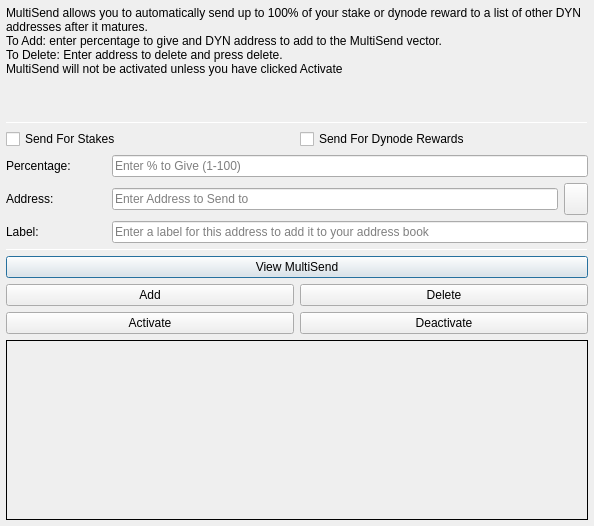
<?xml version="1.0" encoding="UTF-8"?>
<ui version="4.0">
 <class>MultiSendDialog</class>
 <widget class="QDialog" name="MultiSendDialog">
  <property name="windowModality">
   <enum>Qt::NonModal</enum>
  </property>
  <property name="geometry">
   <rect>
    <x>0</x>
    <y>0</y>
    <width>594</width>
    <height>526</height>
   </rect>
  </property>
  <property name="windowTitle">
   <string>MultiSend</string>
  </property>
  <layout class="QVBoxLayout" name="verticalLayout" stretch="0">
   <property name="leftMargin">
    <number>6</number>
   </property>
   <property name="topMargin">
    <number>6</number>
   </property>
   <property name="rightMargin">
    <number>6</number>
   </property>
   <property name="bottomMargin">
    <number>6</number>
   </property>
   <item>
    <layout class="QVBoxLayout" name="verticalLayout_Main" stretch="1,1,1,0,1,1,1">
     <item>
      <widget class="QLabel" name="label_2">
       <property name="lineWidth">
        <number>1</number>
       </property>
       <property name="text">
        <string>MultiSend allows you to automatically send up to 100% of your stake or dynode reward to a list of other DYN addresses after it matures.
To Add: enter percentage to give and DYN address to add to the MultiSend vector.
To Delete: Enter address to delete and press delete.
MultiSend will not be activated unless you have clicked Activate</string>
       </property>
       <property name="alignment">
        <set>Qt::AlignLeading|Qt::AlignLeft|Qt::AlignTop</set>
       </property>
       <property name="wordWrap">
        <bool>true</bool>
       </property>
      </widget>
     </item>
     <item>
      <widget class="Line" name="line">
       <property name="minimumSize">
        <size>
         <width>0</width>
         <height>1</height>
        </size>
       </property>
       <property name="maximumSize">
        <size>
         <width>16777215</width>
         <height>1</height>
        </size>
       </property>
       <property name="orientation">
        <enum>Qt::Horizontal</enum>
       </property>
      </widget>
     </item>
     <item>
      <layout class="QVBoxLayout" name="verticalLayout_Settings">
       <item>
        <layout class="QHBoxLayout" name="horizontalLayout">
         <item>
          <widget class="QCheckBox" name="multiSendStakeCheckBox">
           <property name="text">
            <string>Send For Stakes</string>
           </property>
          </widget>
         </item>
         <item>
          <widget class="QCheckBox" name="multiSendDynodeCheckBox">
           <property name="text">
            <string>Send For Dynode Rewards</string>
           </property>
          </widget>
         </item>
        </layout>
       </item>
       <item>
        <layout class="QHBoxLayout" name="horizontalLayout_6">
         <item>
          <widget class="QLabel" name="label">
           <property name="minimumSize">
            <size>
             <width>100</width>
             <height>0</height>
            </size>
           </property>
           <property name="toolTip">
            <string>Percentage of stake to send</string>
           </property>
           <property name="text">
            <string>Percentage:</string>
           </property>
          </widget>
         </item>
         <item>
          <widget class="QLineEdit" name="multiSendPercentEdit">
           <property name="toolTip">
            <string>Enter whole numbers 1 - 100</string>
           </property>
           <property name="placeholderText">
            <string>Enter % to Give (1-100)</string>
           </property>
          </widget>
         </item>
        </layout>
       </item>
       <item>
        <layout class="QHBoxLayout" name="horizontalLayout_7">
         <item>
          <widget class="QLabel" name="label_5">
           <property name="minimumSize">
            <size>
             <width>100</width>
             <height>0</height>
            </size>
           </property>
           <property name="toolTip">
            <string>Address to send portion of stake to</string>
           </property>
           <property name="text">
            <string>Address:</string>
           </property>
          </widget>
         </item>
         <item>
          <widget class="QLineEdit" name="multiSendAddressEdit">
           <property name="toolTip">
            <string/>
           </property>
           <property name="placeholderText">
            <string>Enter Address to Send to</string>
           </property>
          </widget>
         </item>
         <item>
          <widget class="QToolButton" name="addressBookButton">
           <property name="maximumSize">
            <size>
             <width>16777215</width>
             <height>32</height>
            </size>
           </property>
           <property name="toolTip">
            <string>Choose an address from the address book</string>
           </property>
           <property name="text">
            <string/>
           </property>
           <property name="icon">
            <iconset>
             <normaloff>:/icons/drk/address-book</normaloff>:/icons/drk/address-book</iconset>
           </property>
           <property name="shortcut">
            <string>Alt+A</string>
           </property>
          </widget>
         </item>
        </layout>
       </item>
      </layout>
     </item>
     <item>
      <layout class="QHBoxLayout" name="horizontalLayout_3">
       <item>
        <widget class="QLabel" name="label_3">
         <property name="minimumSize">
          <size>
           <width>100</width>
           <height>0</height>
          </size>
         </property>
         <property name="text">
          <string>Label:</string>
         </property>
        </widget>
       </item>
       <item>
        <widget class="QLineEdit" name="labelAddressLabelEdit">
         <property name="placeholderText">
          <string>Enter a label for this address to add it to your address book</string>
         </property>
        </widget>
       </item>
      </layout>
     </item>
     <item>
      <widget class="Line" name="line_2">
       <property name="minimumSize">
        <size>
         <width>0</width>
         <height>1</height>
        </size>
       </property>
       <property name="maximumSize">
        <size>
         <width>16777215</width>
         <height>1</height>
        </size>
       </property>
       <property name="orientation">
        <enum>Qt::Horizontal</enum>
       </property>
      </widget>
     </item>
     <item>
      <layout class="QVBoxLayout" name="verticalLayout_Buttons">
       <item>
        <layout class="QHBoxLayout" name="horizontalLayout_4">
         <item>
          <widget class="QPushButton" name="viewButton">
           <property name="toolTip">
            <string/>
           </property>
           <property name="statusTip">
            <string>View MultiSend Vector</string>
           </property>
           <property name="text">
            <string>View MultiSend</string>
           </property>
          </widget>
         </item>
        </layout>
       </item>
       <item>
        <layout class="QHBoxLayout" name="horizontalLayout_2">
         <item>
          <widget class="QPushButton" name="addButton">
           <property name="toolTip">
            <string/>
           </property>
           <property name="statusTip">
            <string>Add to MultiSend Vector</string>
           </property>
           <property name="text">
            <string>Add</string>
           </property>
          </widget>
         </item>
         <item>
          <widget class="QPushButton" name="deleteButton">
           <property name="toolTip">
            <string/>
           </property>
           <property name="statusTip">
            <string>Delete Address From MultiSend Vector</string>
           </property>
           <property name="text">
            <string>Delete</string>
           </property>
          </widget>
         </item>
        </layout>
       </item>
       <item>
        <layout class="QHBoxLayout" name="horizontalLayout_5">
         <item>
          <widget class="QPushButton" name="activateButton">
           <property name="statusTip">
            <string>Activate MultiSend</string>
           </property>
           <property name="text">
            <string>Activate</string>
           </property>
          </widget>
         </item>
         <item>
          <widget class="QPushButton" name="disableButton">
           <property name="statusTip">
            <string>Deactivate MultiSend</string>
           </property>
           <property name="text">
            <string>Deactivate</string>
           </property>
          </widget>
         </item>
        </layout>
       </item>
      </layout>
     </item>
     <item>
      <widget class="QLabel" name="message">
       <property name="minimumSize">
        <size>
         <width>0</width>
         <height>180</height>
        </size>
       </property>
       <property name="frameShape">
        <enum>QFrame::Panel</enum>
       </property>
       <property name="frameShadow">
        <enum>QFrame::Plain</enum>
       </property>
       <property name="lineWidth">
        <number>1</number>
       </property>
       <property name="midLineWidth">
        <number>1</number>
       </property>
       <property name="text">
        <string/>
       </property>
       <property name="alignment">
        <set>Qt::AlignLeading|Qt::AlignLeft|Qt::AlignTop</set>
       </property>
       <property name="wordWrap">
        <bool>true</bool>
       </property>
      </widget>
     </item>
    </layout>
   </item>
  </layout>
 </widget>
 <resources>
  <include location="../dynamic.qrc"/>
 </resources>
 <connections/>
</ui>
